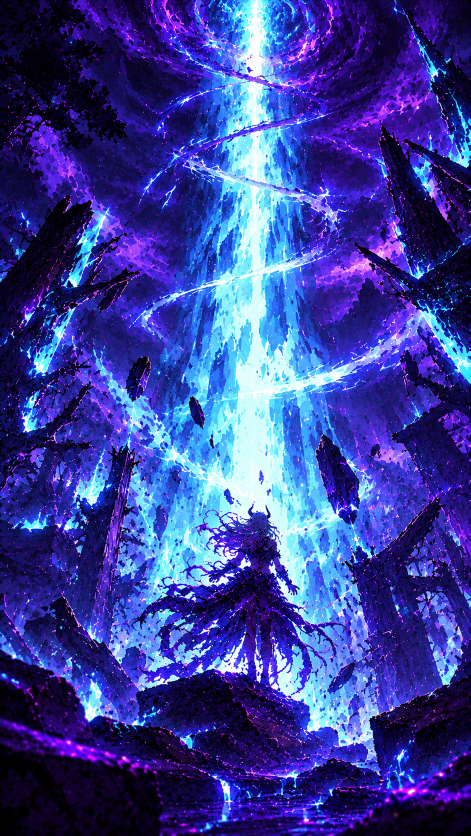
#> input picture video/projects/lore-yunara-vs-xayah/inbox/p2/2-07.png, 941 x 1672 px (shown at 1/2 size)
$ python -i living_maps.py   (imports and definitions only)
#> lines starting #> are read from the running program, lines starting #| are printed output that depends on the picture
"""Living pictures for still frames (copied from lore-kayn-vs-viego/pipeline/depth.py, palette adapted).

  python3 pipeline/living_maps.py p2
For each inbox/<part>/*.png: cover 1242x2208 (lanczos) -> public/<part>/img/<n>.png, Depth Anything V2 Small (ONNX,
work/models/depth-anything-v2-small.onnx) and masks:
  public/<part>/depth/<n>.png  8-bit depth, near = white, smoothed (for checking)
  public/<part>/maps/<n>.png   R = depth, G = mist mask (cyan/blue/violet light, background only), B = magenta haze
  public/<part>/glow/<n>.png   blurred copy of the very bright saturated pixels (eyes, beam, moon, fire) for additive glow
"""
import sys
from pathlib import Path

import numpy as np
import onnxruntime as ort
from PIL import Image

ROOT = Path(__file__).resolve().parent.parent
W, H = 1242, 2208
# [1 line that did not run here, left out]
MEAN = np.array([0.485, 0.456, 0.406], np.float32)
STD = np.array([0.229, 0.224, 0.225], np.float32)


def blur(a: np.ndarray, r: int) -> np.ndarray:
    """~Gaussian blur: three box passes per axis (edge-padded)."""
    a = a.astype(np.float32)
    for axis in (0, 1):
        for _ in range(3):
            pad = [(0, 0)] * a.ndim
            pad[axis] = (r + 1, r)
            c = np.cumsum(np.pad(a, pad, mode='edge'), axis=axis)
            a = (np.take(c, range(2 * r + 1, c.shape[axis]), axis=axis) - np.take(c, range(0, c.shape[axis] - 2 * r - 1), axis=axis)) / (2 * r + 1)
    return a


def ramp(x, a, b):
    t = np.clip((x - a) / (b - a), 0, 1)
    return t * t * (3 - 2 * t)


def depth_of(src: Path) -> np.ndarray:
#> called with src = '../inbox/p2/2-07.png'
    img = Image.open(src).convert('RGB').resize((518, 924), Image.BICUBIC)  # multiples of 14, ~9:16
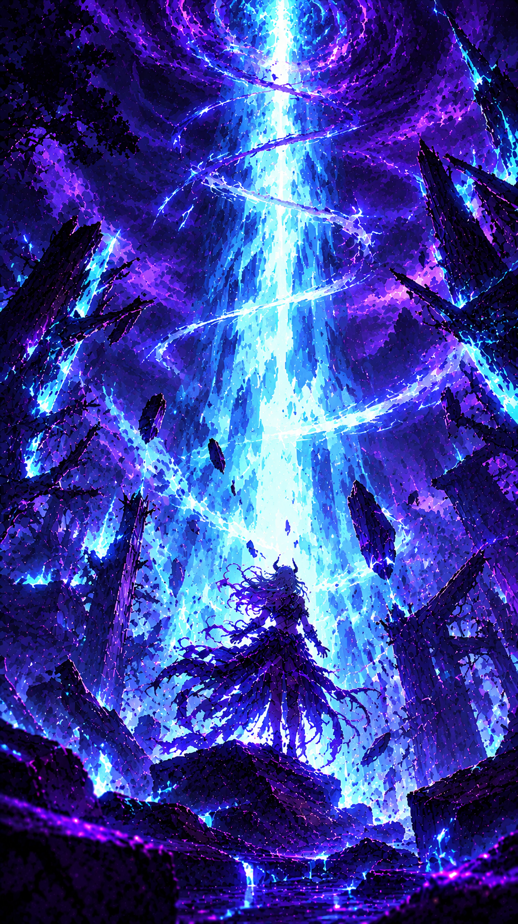
#> img: PIL image 518x924 RGB; mean R, G, B 58.1, 63.7, 153
    x = ((np.asarray(img, np.float32) / 255 - MEAN) / STD).transpose(2, 0, 1)[None]
#> (the run stopped early here; a loop or call above may not have finished)
